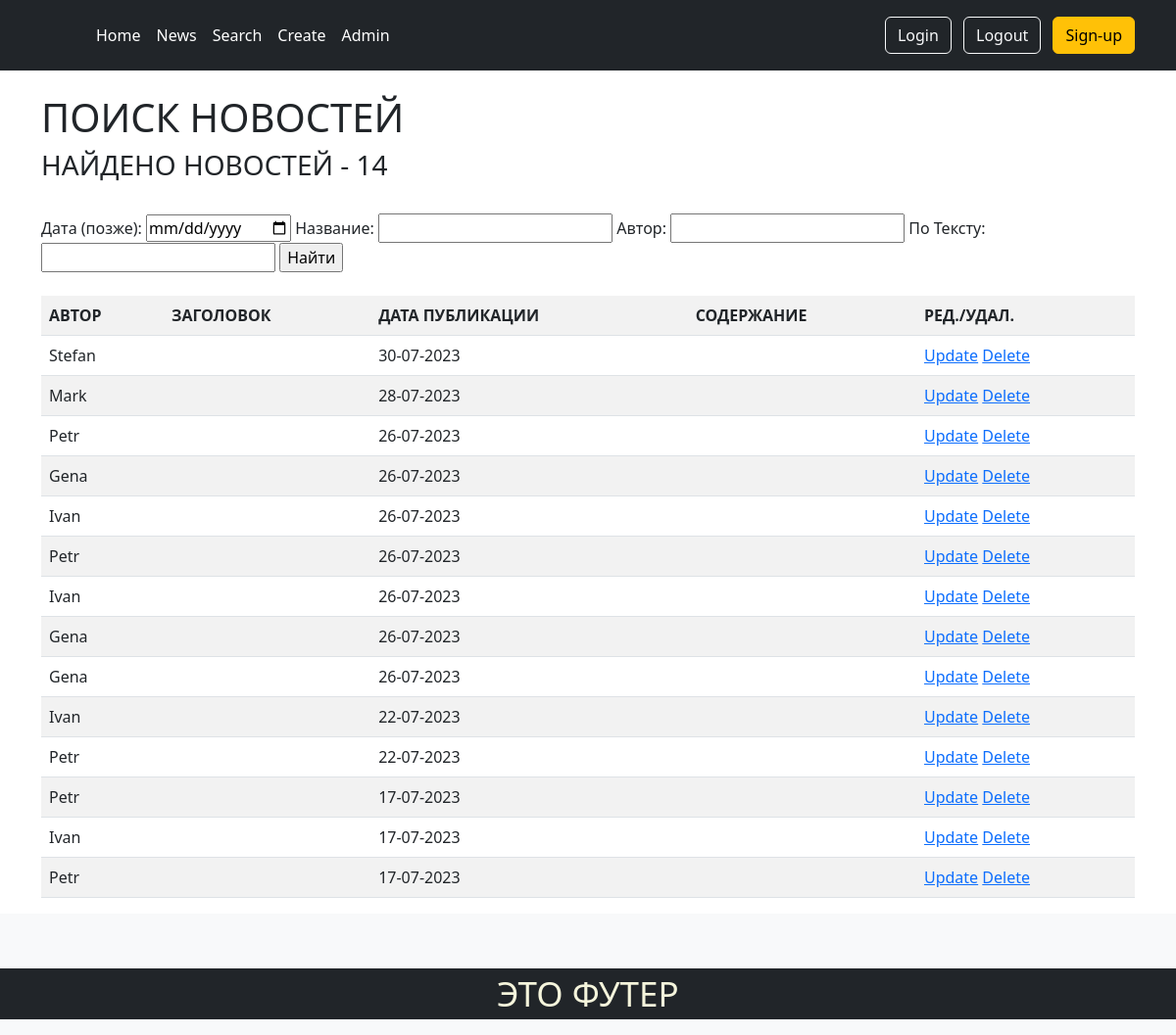
The app's page /news/search/ with its own data.
### news/models.py (models this page shows, shortened)
class Post(models.Model):
    author = models.ForeignKey(Author, on_delete=models.CASCADE)
    NEWS = 'NW'
    ARTICLE = 'AR'
    CATEGORY_CHOICES = (
        (NEWS, 'Новость'),
        (ARTICLE, 'Статья'),
    )
    categoryType = models.CharField(
        max_length=2, choices=CATEGORY_CHOICES, default=ARTICLE)
    dateCreation = models.DateTimeField(auto_now_add=True)
    postCategory = models.ManyToManyField(Category, through='PostCategory')
    title = models.CharField(max_length=128)
    text = models.TextField()
    rating = models.SmallIntegerField(default=0)
    def preview(self):
        return self.text[:124] + '...'

class Author(models.Model):
    authorUser = models.OneToOneField(User, on_delete=models.CASCADE)
    ratingAuthor = models.SmallIntegerField(default=0)

### news/views.py (the view)
# urls.py: path('search/', PostSearch.as_view(), name='post_search'),
class PostSearch(ListView):
    model = Post
    template_name = 'news/post_search.html'
    context_object_name = 'posts_search'
    ordering = ['-dateCreation']
    def get_context_data(self, **kwargs):
        context = super().get_context_data(**kwargs)
        context['filter'] = PostFilter(
            self.request.GET, queryset=self.get_queryset())
        return context

### news/templatetags/custom_filters.py (called while the page is built)
@register.filter(name='censor')
def censor(value):
    custom_badwords = ['нехорошие слова']
    profanity.add_censor_words(custom_badwords)
    censored = profanity.censor(value, '*$')
    return censored

### news/templates/news/post_search.html (shortened to what this page needs)
{% extends 'layout/default.html' %}
{%load custom_filters%}
{% block content %}
<br>
<h1>ПОИСК НОВОСТЕЙ</h1>
<h3>НАЙДЕНО НОВОСТЕЙ - {{filter.qs|length}}</h3>
<br>
{% if posts_search %}
<form method="GET">
   {{ filter.form }}
   <input type="submit" value="Найти">
</form>
<br>
<table class="table table-striped">
   <tr>
      <th scope="col">АВТОР</th>
      <th scope="col">ЗАГОЛОВОК</th>
      <th scope="col">ДАТА ПУБЛИКАЦИИ</th>
      <th scope="col">СОДЕРЖАНИЕ</th>
      <th scope="col">РЕД./УДАЛ.</th>
   </tr>
   {% for i in filter.qs %}
   <tr>
      <td>{{ i.author.authorUser.username }}</td>
      <td><a href="{% url 'news:second_post_detail' i.id %}">{{ i.title|censor }}</a></td>
      <td>{{ i.dateCreation|date:'d-m-Y'}}</td>
      <td>{{ i.preview|truncatechars:50|censor}}</td>
      <td>
         <a href="{% url 'news:post_update' i.id %}">Update</a>
         <a href="{% url 'news:post_delete' i.id %}">Delete</a>
      </td>
   </tr>
   {% endfor %}
</table>
{%else%}
<h1>НОВОСТЕЙ - нету!!!</h1>
{%endif%}
{% endblock content %}

### records on screen
Post: author.authorUser.username "Stefan", dateCreation "30-07-2023"
Post: author.authorUser.username "Mark", dateCreation "28-07-2023"
Post: author.authorUser.username "Petr", dateCreation "26-07-2023"
Post: author.authorUser.username "Gena", dateCreation "26-07-2023"
Post: author.authorUser.username "Ivan", dateCreation "26-07-2023"
Post: author.authorUser.username "Petr", dateCreation "26-07-2023"
Post: author.authorUser.username "Ivan", dateCreation "26-07-2023"
Post: author.authorUser.username "Gena", dateCreation "26-07-2023"
Post: author.authorUser.username "Gena", dateCreation "26-07-2023"
Post: author.authorUser.username "Ivan", dateCreation "22-07-2023"
Post: author.authorUser.username "Petr", dateCreation "22-07-2023"
Post: author.authorUser.username "Petr", dateCreation "17-07-2023"
Post: author.authorUser.username "Ivan", dateCreation "17-07-2023"
Post: author.authorUser.username "Petr", dateCreation "17-07-2023"

### other values on screen
{{ filter.qs|length }} "14"
